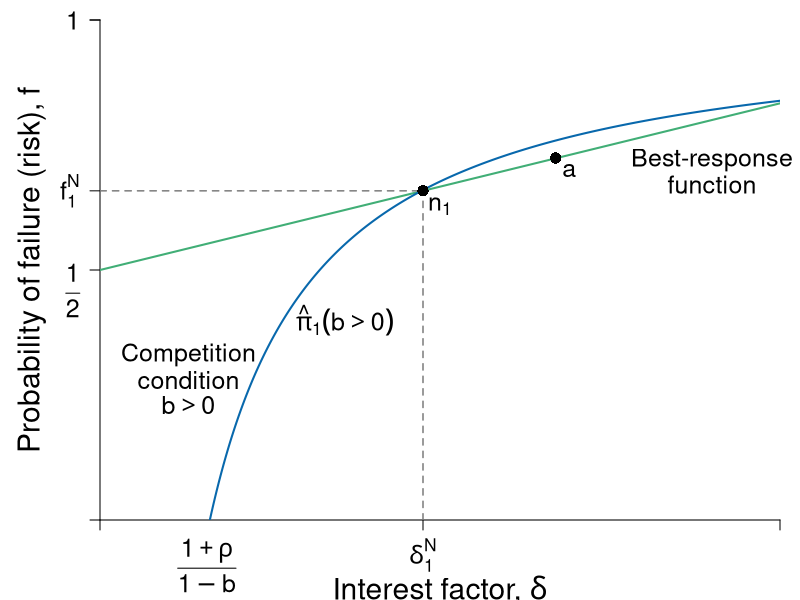

The R source for this figure:
#' Graph Designer: Scott Cohn
#' Authors: Bowles and Halliday
#' Title: Coordination, Conflict and Competition: A Text in Microeconomics

library(shape)
pdf(file = "credit/credit_profit_brf_initial_new.pdf", width = 8, height = 6)

#Set parameters for graphics
pointsize <- 1.8
axislabelsize <- 1.8
labelsize <- 1.5
namesize <- 1.8
annotatesize <- 1.5
graphlinewidth <- 2
segmentlinewidth <- 1.5

COL <- c("#7fc97f", "#beaed4", "#fdc086", "#ffff99", "#386cb0", "#f0027f", "#bf5b17", "#666666")
COLA <- c("#e0f3db", "#99d8c9","#66c2a4","#41ae76", "#238b45", "#005824")
COLB <- c("#c6dbef", "#4eb3d3", "#2b8cbe", "#0868ac","#084081")
COLC <- c("#fcfbfd", "#efedf5", "#dadaeb", "#bcbddc", "#9e9ac8", "#807dba", "#6a51a3", "#54278f", "#3f007d")
grays <- gray.colors(25, start = 1, end = 0, alpha = 1)

#Edited the margins to cater for the larger LHS labels
par(mar =  c(4, 5, 1, 1))

brfFn <- function(delta, q = 15, k = 0) {
  .5 + (delta / (2 * q)) * (1 - k)
}


PCFn <- function(delta, q = 1) {
  delta/q
}

isoprofitFn <- function(delta, rho = 0.05, b = 0.5) {
  1 - ((1 + rho)/(1 - b))*(1/delta)
}

yFn <- function(d1, f1, q = 1){
  q*f1*(1 - f1) - d1*(1 - f1)
}

ylow <- function(delta, q = 1, ybar = 0.0625){
  (-sqrt(delta^2 - 2*delta*q + q^2 - 4*q*ybar) + delta + q)/(2*q)
}

yhigh <- function(delta, q = 1, ybar = 0.0625){
  (sqrt(delta^2 - 2*delta*q + q^2 - 4*q*ybar) + delta + q)/(2*q)
}

xlims <- c(0, 10)
ylims <- c(0, 1)

npts <- 501 
d1 <- seq(xlims[1], xlims[2], length.out = npts)
f1 <- seq(ylims[1], ylims[2], length.out = npts) 
deltalevel <- c(2.5, 4.75)

plot(0, 0, xlim = xlims, ylim = ylims, type = "n",
     xlab = expression(paste("")),
     ylab = expression(paste("")), 
     xaxt = "n", 
     yaxt = "n", 
     cex.lab = axislabelsize, 
     bty = "n",
     xaxs = "i", 
     yaxs = "i"
)


# ticksy <- c(ylims[1], 0.5, ylims[2] - 0.1)
# ylabels <- c(NA, expression(paste(f == frac(1,2))), 1)
ticksy <- c(ylims[1], 0.5,  brfFn(deltalevel[2], k = 0), 1, ylims[2])
ylabels <- c(NA, NA,  expression(paste(f[1]^N)), 1, NA)
#ticksx <- c(xlims[1], (1 + 0.1)/(1 - 0), (1 + 0.1)/(1 - 0.5), xlims[2])
ticksx <- c(xlims[1], deltalevel[2], xlims[2])
xlabels <- c(NA, NA, NA)

text((1 + 0.1)/(1 - 0.3), - 0.09, expression(paste(frac(1 + rho, 1 - b))), xpd = TRUE, cex = labelsize) 

#text((1 + 0.1)/(1 - 0.5), - 0.09, expression(paste(frac(1 + rho, 1 - b))), xpd = TRUE, cex = labelsize) 
text(-0.4, 0.46, expression(paste(frac(1,2))), xpd = TRUE, cex = labelsize) 

text(c(deltalevel[2]), -.07, c(expression(paste(delta[1]^N))), xpd = TRUE, cex = labelsize)  

npts <- 503 
xx1 <- seq(xlims[1], xlims[2], length.out = npts)


# Polygon
# COLD <- c("#deebf7", "#9ecae1")
# xpoly <- seq(from = (1 + 0.1)/(1 - 0), to = xlims[2], length.out = 500)
# ypoly <- isoprofitFn(xpoly, b = 0)
# polygon(x = xpoly, y = ypoly, col = COLD[1], density = NULL, border = NA)
# 
# xpoly1 <- c((1 + 0.1)/(1 - 0), xlims[2], xlims[2])
# ypoly1 <- c(0, 0, isoprofitFn(xlims[2], b = 0))
# polygon(x = xpoly1, y = ypoly1, col = COLD[1], density = NULL, border = NA)
# 
# xpoly2 <- seq(from = (1 + 0.1)/(1 - 0.5), to = xlims[2], length.out = 500)
# ypoly2 <- isoprofitFn(xpoly2, b = 0.5)
# polygon(x = xpoly2, y = ypoly2, col = COLD[2], density = NULL, border = NA)
# 
# xpoly3 <- c((1 + 0.1)/(1 - 0.5), xlims[2], xlims[2])
# ypoly3 <- c(0, 0, isoprofitFn(xlims[2], b = 0.5))
# polygon(x = xpoly3, y = ypoly3, col = COLD[2], density = NULL, border = NA)

#segments(0.25, 0, xlims[2], isoprofitFn(xlims[2], b = 0.5), col = COLD[2])

axis(1, at = ticksx, pos = 0, labels = xlabels, cex.axis = labelsize)
axis(2, at = ticksy, pos = 0, labels = ylabels, las = 1, cex.axis = labelsize)



#Draw the graphs
# lines(xx1, brfFn(xx1, k = 0.28), col = COLA[4], lwd = graphlinewidth)
lines(xx1, brfFn(xx1, k = 0), col = COLA[4], lwd = graphlinewidth)
# lines(xx1, brfFn(xx1, k = 0.75), col = COLA[4], lwd = graphlinewidth)
lines(xx1, isoprofitFn(xx1, b = 0.35), col = COLB[4], lwd = graphlinewidth)
#lines(xx1, isoprofitFn(xx1, b = 0), col = COLB[4], lwd = graphlinewidth)
#lines(xx1, isoprofitFn(xx1, pi = 0.5), col = COLB[4], lwd = graphlinewidth)


#Axis labels
#mtext(expression(paste("Interest factor, ", delta)), side = 1, line = 3.3, cex = axislabelsize)
text(0.5*(xlims[2]), - 0.14 , expression(paste("Interest factor, ", delta)), xpd = TRUE, cex = axislabelsize) 
text(-1, 0.5*(ylims[2]), expression(paste("Probability of failure (risk), ", f)), xpd = TRUE, cex = axislabelsize, srt = 90) 

#segments(0.39, -1, 0.39, brfFn(0.39, k = 0.75), lty = 2, col = grays[20] , lwd = segmentlinewidth)
#segments(0, brfFn(deltalevel[1], k = 0), deltalevel[1], brfFn(deltalevel[1], k = 0), lty = 2, col = grays[20] , lwd = segmentlinewidth)
#segments(deltalevel[1], 0, deltalevel[1], brfFn(deltalevel[1], k = 0), lty = 2, col = grays[20] , lwd = segmentlinewidth)
segments(deltalevel[2], 0, deltalevel[2], brfFn(deltalevel[2], k = 0), lty = 2, col = grays[20] , lwd = segmentlinewidth)
segments(0, brfFn(deltalevel[2], k = 0), deltalevel[2], brfFn(deltalevel[2], k = 0), lty = 2, col = grays[20] , lwd = segmentlinewidth)

# points(deltalevel[1], brfFn(deltalevel[1], k = 0), pch = 16, col = "black", cex = 1.5)
# text(deltalevel[1]+0.25, brfFn(deltalevel[1], k = 0) - 0.03, expression(paste(n[0])), cex = labelsize)

points(deltalevel[2], brfFn(deltalevel[2], k = 0), pch = 16, col = "black", cex = 1.5)
text(deltalevel[2] +0.25, brfFn(deltalevel[2], k = 0) - 0.03, expression(paste(n[1])), cex = labelsize)

# adding point a
points(6.7, 0.724, k = 0, pch = 16, col = "black", cex = 1.5)
text(6.7+0.2, 0.724 - 0.025, expression(paste(a)), cex = labelsize)



#text(0.39 + 0.025, brfFn(0.39, k = 0.75) - 0.03, expression(paste(b)), cex = labelsize)

#segments(1, -1, 1, brfFn(delta = 1, k = 0.5), lty = 2, col = grays[20] , lwd = segmentlinewidth)
#points(1, brfFn(1, k = 0.5), pch = 16, col = "black", cex = 1.5)
# text(1, brfFn(1, k = 0.5) + 0.04, expression(paste(n)), cex = labelsize)

#segments(.59, -1, 0.59, brfFn(delta = 0.59, k = 0.75), lty = 2, col = grays[20] , lwd = segmentlinewidth)
#points(0.59, brfFn(0.59, k = 0.75), pch = 16, col = "black", cex = 1.5)
#text(0.59 + 0.025, brfFn(0.59, k = 0.75) - 0.03, expression(paste(a)), cex = labelsize)

#segments(.7, -1, 0.7, brfFn(delta = 0.7, k = 0.28), lty = 2, col = grays[20] , lwd = segmentlinewidth)
#points(0.7, brfFn(0.7, k = 0.28), pch = 16, col = "black", cex = 1.5)

# ZPC
# text(1.35, 0.925, expression(paste(hat(pi)[0]^{t==0} == 1 + rho[0])), cex = labelsize, xpd = TRUE)
# text(1.35, 0.75, expression(paste(hat(pi)[0]^{t==1} == 1 + rho[1])), cex = labelsize, xpd = TRUE)

#text(0.95, 0.4, expression(paste(hat(pi)[0]({b==0}) )), cex = labelsize, xpd = TRUE)
text(3.6, 0.4, expression(paste(hat(pi)[1]({b>0}) )), cex = labelsize, xpd = TRUE)


# text(1.1, 1.08, expression(paste("BRF of previously excluded")), cex = labelsize, xpd = TRUE)
# text(1.1, 1.02, expression(paste("now marginal borrower")), cex = labelsize, xpd = TRUE)
# Arrows(1.1, 0.98, 1.1, 0.92, col = "black", lty = 1, lwd = 2, arr.type = "triangle", arr.lwd = 0.5)
# 
# text(1.1, 0.5, expression(paste("BRF of")), cex = labelsize)
# text(1.1, 0.44, expression(paste("wealthy borrower")), cex = labelsize)
# Arrows(1.1, 0.53, 1.1, 0.6, col = "black", lty = 1, lwd = 2, arr.type = "triangle", arr.lwd = 0.5)
# 
# 
# text(0.6, 0.91, expression(paste("BRF of previously")), cex = labelsize)
# text(0.6, 0.85, expression(paste("marginal borrower")), cex = labelsize)
# Arrows(0.6, 0.82, 0.6, 0.68, col = "black", lty = 1, lwd = 2, arr.type = "triangle", arr.lwd = 0.5)

#text(0.49, 0.15, expression(paste("Policy")), cex = labelsize)
#text(0.49, 0.09, expression(paste("Change")), cex = labelsize)

# text(4.7, 0.7, expression(paste("Barriers")), cex = labelsize)
# text(4.7, 0.65, expression(paste("decrease")), cex = labelsize)
# text(4.6, 0.7, expression(paste("Barriers")), cex = labelsize)
# text(4.6, 0.65, expression(paste("increase")), cex = labelsize)

#Arrows(5.5, 0.62, 3.2, 0.62, col = "black", code = 1, lty = 1, lwd = 2, arr.type = "triangle", arr.lwd = 0.5)


#Labels for lenders entering and leaving
# text(2, 0.91, expression(paste("Lenders")), cex = labelsize)
# text(2, 0.85, expression(paste("leaving")), cex = labelsize)
# 
# text(8, 0.36, expression(paste("Lenders")), cex = labelsize)
# text(8, 0.3, expression(paste("entering")), cex = labelsize)

text(9, 0.72, expression(paste("Best-response")), cex = labelsize, xpd = TRUE)
text(9, 0.67, expression(paste("function")), cex = labelsize, xpd = TRUE)
#text(9, 0.5, expression(paste(f == frac(1, 2) + frac(delta, 2*q))), cex = labelsize)


#text(8.5, 0.93, expression(paste("Credit market") ), cex = labelsize, xpd = TRUE)
text(1.3, 0.33, expression(paste("Competition") ), cex = labelsize, xpd = TRUE)
text(1.3, 0.28, expression(paste("condition") ), cex = labelsize, xpd = TRUE)
text(1.3, 0.23, expression(paste(b > 0) ), cex = labelsize, xpd = TRUE)

# text(0.225, 0.45, expression(paste("Competition")), cex = labelsize)
# text(0.225, 0.39, expression(paste("condition")), cex = labelsize)
# text(0.225, 0.34, expression(paste(b > 0)), cex = labelsize)


dev.off()
